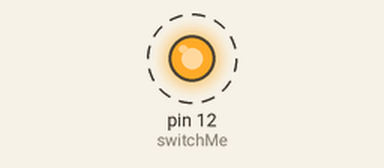
A sketch run on a simulated Arduino Uno, built with avr-gcc and run on an emulated ATmega328P. Parts: output pins drawn as LEDs (lit = HIGH). Dashed ring = blinking.

Above: at 0.5 s.
Timing chart, 0 to 4.6 s (numbered marks = the images above):
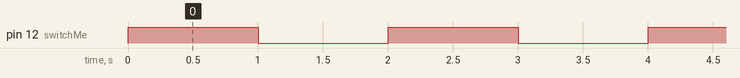

The sketch:

N_Channel_MOSFET.ino
```cpp
/*
Test of Switching current with N-channel mosfet
*/
const int switchMe = 12;

void setup() {
  pinMode(switchMe, OUTPUT);
}

void loop() {
  digitalWrite(switchMe, HIGH);
  delay(1000);
  digitalWrite(switchMe, LOW);
  delay(1000);
}
```

Measured:
- by itself, pin 12 (switchMe): alternates HIGH for 1.0 s and LOW for 1.0 s
